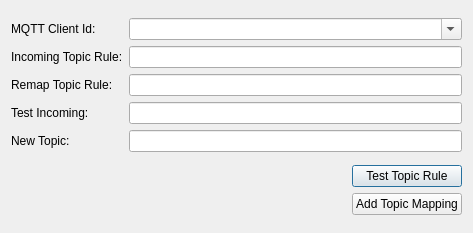
<?xml version="1.0" encoding="UTF-8"?>
<ui version="4.0">
 <class>TopicMappingDialog</class>
 <widget class="QDialog" name="TopicMappingDialog">
  <property name="geometry">
   <rect>
    <x>0</x>
    <y>0</y>
    <width>473</width>
    <height>233</height>
   </rect>
  </property>
  <property name="windowTitle">
   <string>Dialog</string>
  </property>
  <layout class="QVBoxLayout" name="verticalLayout">
   <item>
    <layout class="QGridLayout" name="gridLayout">
     <item row="3" column="1">
      <widget class="QLineEdit" name="lineEditTestIncoming">
       <property name="enabled">
        <bool>true</bool>
       </property>
       <property name="text">
        <string/>
       </property>
       <property name="readOnly">
        <bool>false</bool>
       </property>
      </widget>
     </item>
     <item row="2" column="1">
      <widget class="QLineEdit" name="lineEditRemapTopicRule"/>
     </item>
     <item row="4" column="1">
      <widget class="QLineEdit" name="lineEditNewTopic">
       <property name="readOnly">
        <bool>true</bool>
       </property>
      </widget>
     </item>
     <item row="3" column="0">
      <widget class="QLabel" name="label_3">
       <property name="text">
        <string>Test Incoming:</string>
       </property>
      </widget>
     </item>
     <item row="2" column="0">
      <widget class="QLabel" name="label_2">
       <property name="text">
        <string>Remap Topic Rule:</string>
       </property>
      </widget>
     </item>
     <item row="1" column="0">
      <widget class="QLabel" name="label">
       <property name="text">
        <string>Incoming Topic Rule:</string>
       </property>
      </widget>
     </item>
     <item row="4" column="0">
      <widget class="QLabel" name="label_4">
       <property name="text">
        <string>New Topic:</string>
       </property>
      </widget>
     </item>
     <item row="1" column="1">
      <widget class="QLineEdit" name="lineEditIncomingTopicRule"/>
     </item>
     <item row="0" column="0">
      <widget class="QLabel" name="label_5">
       <property name="text">
        <string>MQTT Client Id:</string>
       </property>
      </widget>
     </item>
     <item row="0" column="1">
      <widget class="QComboBox" name="comboBoxClientId">
       <property name="editable">
        <bool>true</bool>
       </property>
      </widget>
     </item>
    </layout>
   </item>
   <item>
    <layout class="QGridLayout" name="gridLayout_2">
     <item row="0" column="1">
      <widget class="QPushButton" name="pushButtonUpdateNewTopic">
       <property name="text">
        <string>Test Topic Rule</string>
       </property>
      </widget>
     </item>
     <item row="1" column="0">
      <spacer name="horizontalSpacer_2">
       <property name="orientation">
        <enum>Qt::Horizontal</enum>
       </property>
       <property name="sizeHint" stdset="0">
        <size>
         <width>40</width>
         <height>20</height>
        </size>
       </property>
      </spacer>
     </item>
     <item row="1" column="1">
      <widget class="QPushButton" name="pushButtonAddTopicMapping">
       <property name="text">
        <string>Add Topic Mapping</string>
       </property>
      </widget>
     </item>
     <item row="0" column="0">
      <spacer name="horizontalSpacer">
       <property name="orientation">
        <enum>Qt::Horizontal</enum>
       </property>
       <property name="sizeHint" stdset="0">
        <size>
         <width>40</width>
         <height>20</height>
        </size>
       </property>
      </spacer>
     </item>
    </layout>
   </item>
  </layout>
 </widget>
 <tabstops>
  <tabstop>comboBoxClientId</tabstop>
  <tabstop>lineEditIncomingTopicRule</tabstop>
  <tabstop>lineEditRemapTopicRule</tabstop>
  <tabstop>lineEditTestIncoming</tabstop>
  <tabstop>lineEditNewTopic</tabstop>
  <tabstop>pushButtonUpdateNewTopic</tabstop>
  <tabstop>pushButtonAddTopicMapping</tabstop>
 </tabstops>
 <resources/>
 <connections/>
</ui>
